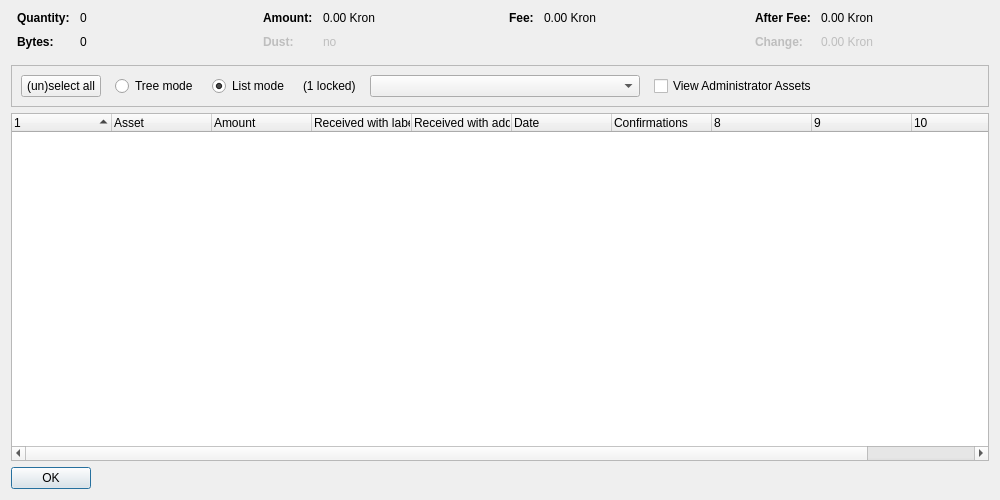
<?xml version="1.0" encoding="UTF-8"?>
<ui version="4.0">
 <class>AssetControlDialog</class>
 <widget class="QDialog" name="AssetControlDialog">
  <property name="geometry">
   <rect>
    <x>0</x>
    <y>0</y>
    <width>1000</width>
    <height>500</height>
   </rect>
  </property>
  <property name="windowTitle">
   <string>Asset Selection</string>
  </property>
  <layout class="QVBoxLayout" name="verticalLayout">
   <item>
    <layout class="QHBoxLayout" name="horizontalLayoutTop" stretch="0,0,0,0">
     <property name="topMargin">
      <number>0</number>
     </property>
     <property name="bottomMargin">
      <number>10</number>
     </property>
     <item>
      <layout class="QFormLayout" name="formLayoutAssetControl1">
       <property name="horizontalSpacing">
        <number>10</number>
       </property>
       <property name="verticalSpacing">
        <number>10</number>
       </property>
       <property name="leftMargin">
        <number>6</number>
       </property>
       <property name="rightMargin">
        <number>6</number>
       </property>
       <item row="0" column="0">
        <widget class="QLabel" name="labelAssetControlQuantityText">
         <property name="font">
          <font>
           <weight>75</weight>
           <bold>true</bold>
          </font>
         </property>
         <property name="text">
          <string>Quantity:</string>
         </property>
        </widget>
       </item>
       <item row="0" column="1">
        <widget class="QLabel" name="labelAssetControlQuantity">
         <property name="cursor">
          <cursorShape>IBeamCursor</cursorShape>
         </property>
         <property name="contextMenuPolicy">
          <enum>Qt::ActionsContextMenu</enum>
         </property>
         <property name="text">
          <string notr="true">0</string>
         </property>
         <property name="textInteractionFlags">
          <set>Qt::LinksAccessibleByMouse|Qt::TextSelectableByKeyboard|Qt::TextSelectableByMouse</set>
         </property>
        </widget>
       </item>
       <item row="1" column="0">
        <widget class="QLabel" name="labelAssetControlBytesText">
         <property name="font">
          <font>
           <weight>75</weight>
           <bold>true</bold>
          </font>
         </property>
         <property name="text">
          <string>Bytes:</string>
         </property>
        </widget>
       </item>
       <item row="1" column="1">
        <widget class="QLabel" name="labelAssetControlBytes">
         <property name="cursor">
          <cursorShape>IBeamCursor</cursorShape>
         </property>
         <property name="contextMenuPolicy">
          <enum>Qt::ActionsContextMenu</enum>
         </property>
         <property name="text">
          <string notr="true">0</string>
         </property>
         <property name="textInteractionFlags">
          <set>Qt::LinksAccessibleByMouse|Qt::TextSelectableByKeyboard|Qt::TextSelectableByMouse</set>
         </property>
        </widget>
       </item>
      </layout>
     </item>
     <item>
      <layout class="QFormLayout" name="formLayoutAssetControl2">
       <property name="horizontalSpacing">
        <number>10</number>
       </property>
       <property name="verticalSpacing">
        <number>10</number>
       </property>
       <property name="leftMargin">
        <number>6</number>
       </property>
       <property name="rightMargin">
        <number>6</number>
       </property>
       <item row="0" column="0">
        <widget class="QLabel" name="labelAssetControlAmountText">
         <property name="font">
          <font>
           <weight>75</weight>
           <bold>true</bold>
          </font>
         </property>
         <property name="text">
          <string>Amount:</string>
         </property>
        </widget>
       </item>
       <item row="0" column="1">
        <widget class="QLabel" name="labelAssetControlAmount">
         <property name="cursor">
          <cursorShape>IBeamCursor</cursorShape>
         </property>
         <property name="contextMenuPolicy">
          <enum>Qt::ActionsContextMenu</enum>
         </property>
         <property name="text">
          <string notr="true">0.00 Kron</string>
         </property>
         <property name="textInteractionFlags">
          <set>Qt::LinksAccessibleByMouse|Qt::TextSelectableByKeyboard|Qt::TextSelectableByMouse</set>
         </property>
        </widget>
       </item>
       <item row="1" column="0">
        <widget class="QLabel" name="labelAssetControlLowOutputText">
         <property name="enabled">
          <bool>false</bool>
         </property>
         <property name="font">
          <font>
           <weight>75</weight>
           <bold>true</bold>
          </font>
         </property>
         <property name="text">
          <string>Dust:</string>
         </property>
        </widget>
       </item>
       <item row="1" column="1">
        <widget class="QLabel" name="labelAssetControlLowOutput">
         <property name="enabled">
          <bool>false</bool>
         </property>
         <property name="cursor">
          <cursorShape>IBeamCursor</cursorShape>
         </property>
         <property name="contextMenuPolicy">
          <enum>Qt::ActionsContextMenu</enum>
         </property>
         <property name="text">
          <string notr="true">no</string>
         </property>
         <property name="textInteractionFlags">
          <set>Qt::LinksAccessibleByMouse|Qt::TextSelectableByKeyboard|Qt::TextSelectableByMouse</set>
         </property>
        </widget>
       </item>
      </layout>
     </item>
     <item>
      <layout class="QFormLayout" name="formLayoutAssetControl3">
       <property name="horizontalSpacing">
        <number>10</number>
       </property>
       <property name="verticalSpacing">
        <number>10</number>
       </property>
       <property name="leftMargin">
        <number>6</number>
       </property>
       <property name="rightMargin">
        <number>6</number>
       </property>
       <item row="0" column="0">
        <widget class="QLabel" name="labelAssetControlFeeText">
         <property name="font">
          <font>
           <weight>75</weight>
           <bold>true</bold>
          </font>
         </property>
         <property name="text">
          <string>Fee:</string>
         </property>
        </widget>
       </item>
       <item row="0" column="1">
        <widget class="QLabel" name="labelAssetControlFee">
         <property name="cursor">
          <cursorShape>IBeamCursor</cursorShape>
         </property>
         <property name="contextMenuPolicy">
          <enum>Qt::ActionsContextMenu</enum>
         </property>
         <property name="text">
          <string notr="true">0.00 Kron</string>
         </property>
         <property name="textInteractionFlags">
          <set>Qt::LinksAccessibleByMouse|Qt::TextSelectableByKeyboard|Qt::TextSelectableByMouse</set>
         </property>
        </widget>
       </item>
      </layout>
     </item>
     <item>
      <layout class="QFormLayout" name="formLayoutAssetControl4">
       <property name="horizontalSpacing">
        <number>10</number>
       </property>
       <property name="verticalSpacing">
        <number>10</number>
       </property>
       <property name="leftMargin">
        <number>6</number>
       </property>
       <property name="rightMargin">
        <number>6</number>
       </property>
       <item row="0" column="0">
        <widget class="QLabel" name="labelAssetControlAfterFeeText">
         <property name="font">
          <font>
           <weight>75</weight>
           <bold>true</bold>
          </font>
         </property>
         <property name="text">
          <string>After Fee:</string>
         </property>
        </widget>
       </item>
       <item row="0" column="1">
        <widget class="QLabel" name="labelAssetControlAfterFee">
         <property name="cursor">
          <cursorShape>IBeamCursor</cursorShape>
         </property>
         <property name="contextMenuPolicy">
          <enum>Qt::ActionsContextMenu</enum>
         </property>
         <property name="text">
          <string notr="true">0.00 Kron</string>
         </property>
         <property name="textInteractionFlags">
          <set>Qt::LinksAccessibleByMouse|Qt::TextSelectableByKeyboard|Qt::TextSelectableByMouse</set>
         </property>
        </widget>
       </item>
       <item row="1" column="0">
        <widget class="QLabel" name="labelAssetControlChangeText">
         <property name="enabled">
          <bool>false</bool>
         </property>
         <property name="font">
          <font>
           <weight>75</weight>
           <bold>true</bold>
          </font>
         </property>
         <property name="text">
          <string>Change:</string>
         </property>
        </widget>
       </item>
       <item row="1" column="1">
        <widget class="QLabel" name="labelAssetControlChange">
         <property name="enabled">
          <bool>false</bool>
         </property>
         <property name="cursor">
          <cursorShape>IBeamCursor</cursorShape>
         </property>
         <property name="contextMenuPolicy">
          <enum>Qt::ActionsContextMenu</enum>
         </property>
         <property name="text">
          <string notr="true">0.00 Kron</string>
         </property>
         <property name="textInteractionFlags">
          <set>Qt::LinksAccessibleByMouse|Qt::TextSelectableByKeyboard|Qt::TextSelectableByMouse</set>
         </property>
        </widget>
       </item>
      </layout>
     </item>
    </layout>
   </item>
   <item>
    <widget class="QFrame" name="frame">
     <property name="minimumSize">
      <size>
       <width>0</width>
       <height>40</height>
      </size>
     </property>
     <property name="frameShape">
      <enum>QFrame::StyledPanel</enum>
     </property>
     <property name="frameShadow">
      <enum>QFrame::Sunken</enum>
     </property>
     <layout class="QHBoxLayout" name="horizontalLayout">
      <item>
       <layout class="QHBoxLayout" name="horizontalLayoutPanel" stretch="0,0,0,0,0,0,0">
        <property name="spacing">
         <number>14</number>
        </property>
        <item>
         <widget class="QPushButton" name="pushButtonSelectAll">
          <property name="sizePolicy">
           <sizepolicy hsizetype="Maximum" vsizetype="Fixed">
            <horstretch>0</horstretch>
            <verstretch>0</verstretch>
           </sizepolicy>
          </property>
          <property name="text">
           <string>(un)select all</string>
          </property>
          <property name="autoDefault">
           <bool>false</bool>
          </property>
         </widget>
        </item>
        <item>
         <widget class="QRadioButton" name="radioTreeMode">
          <property name="sizePolicy">
           <sizepolicy hsizetype="Maximum" vsizetype="Fixed">
            <horstretch>0</horstretch>
            <verstretch>0</verstretch>
           </sizepolicy>
          </property>
          <property name="text">
           <string>Tree mode</string>
          </property>
         </widget>
        </item>
        <item>
         <widget class="QRadioButton" name="radioListMode">
          <property name="sizePolicy">
           <sizepolicy hsizetype="Maximum" vsizetype="Fixed">
            <horstretch>0</horstretch>
            <verstretch>0</verstretch>
           </sizepolicy>
          </property>
          <property name="text">
           <string>List mode</string>
          </property>
          <property name="checked">
           <bool>true</bool>
          </property>
         </widget>
        </item>
        <item>
         <widget class="QLabel" name="labelLocked">
          <property name="text">
           <string notr="true">(1 locked)</string>
          </property>
         </widget>
        </item>
        <item>
         <widget class="QComboBox" name="assetList">
          <property name="minimumContentsLength">
           <number>30</number>
          </property>
         </widget>
        </item>
        <item>
         <widget class="QCheckBox" name="viewAdministrator">
          <property name="toolTip">
           <string>View assets that you have the ownership asset for</string>
          </property>
          <property name="text">
           <string>View Administrator Assets</string>
          </property>
         </widget>
        </item>
        <item>
         <spacer name="horizontalSpacer">
          <property name="orientation">
           <enum>Qt::Horizontal</enum>
          </property>
          <property name="sizeHint" stdset="0">
           <size>
            <width>40</width>
            <height>20</height>
           </size>
          </property>
         </spacer>
        </item>
       </layout>
      </item>
     </layout>
    </widget>
   </item>
   <item>
    <widget class="AssetControlTreeWidget" name="treeWidget">
     <property name="contextMenuPolicy">
      <enum>Qt::CustomContextMenu</enum>
     </property>
     <property name="sortingEnabled">
      <bool>false</bool>
     </property>
     <property name="columnCount">
      <number>11</number>
     </property>
     <attribute name="headerShowSortIndicator" stdset="0">
      <bool>true</bool>
     </attribute>
     <attribute name="headerStretchLastSection">
      <bool>false</bool>
     </attribute>
     <column>
      <property name="text">
       <string/>
      </property>
     </column>
     <column>
      <property name="text">
       <string>Asset</string>
      </property>
     </column>
     <column>
      <property name="text">
       <string>Amount</string>
      </property>
     </column>
     <column>
      <property name="text">
       <string>Received with label</string>
      </property>
     </column>
     <column>
      <property name="text">
       <string>Received with address</string>
      </property>
     </column>
     <column>
      <property name="text">
       <string>Date</string>
      </property>
     </column>
     <column>
      <property name="text">
       <string>Confirmations</string>
      </property>
      <property name="toolTip">
       <string>Confirmed</string>
      </property>
     </column>
     <column>
      <property name="text">
       <string/>
      </property>
     </column>
     <column>
      <property name="text">
       <string/>
      </property>
     </column>
     <column>
      <property name="text">
       <string/>
      </property>
     </column>
     <column>
      <property name="text">
       <string/>
      </property>
     </column>
    </widget>
   </item>
   <item>
    <widget class="QDialogButtonBox" name="buttonBox">
     <property name="sizePolicy">
      <sizepolicy hsizetype="Maximum" vsizetype="Fixed">
       <horstretch>0</horstretch>
       <verstretch>0</verstretch>
      </sizepolicy>
     </property>
     <property name="orientation">
      <enum>Qt::Horizontal</enum>
     </property>
     <property name="standardButtons">
      <set>QDialogButtonBox::Ok</set>
     </property>
    </widget>
   </item>
  </layout>
 </widget>
 <customwidgets>
  <customwidget>
   <class>AssetControlTreeWidget</class>
   <extends>QTreeWidget</extends>
   <header location="global">assetcontroltreewidget.h</header>
  </customwidget>
 </customwidgets>
 <resources/>
 <connections/>
</ui>
